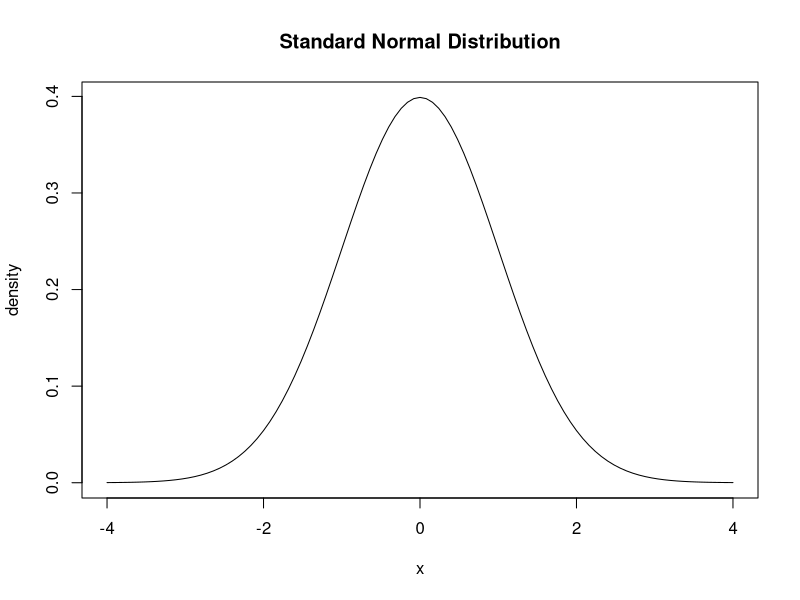
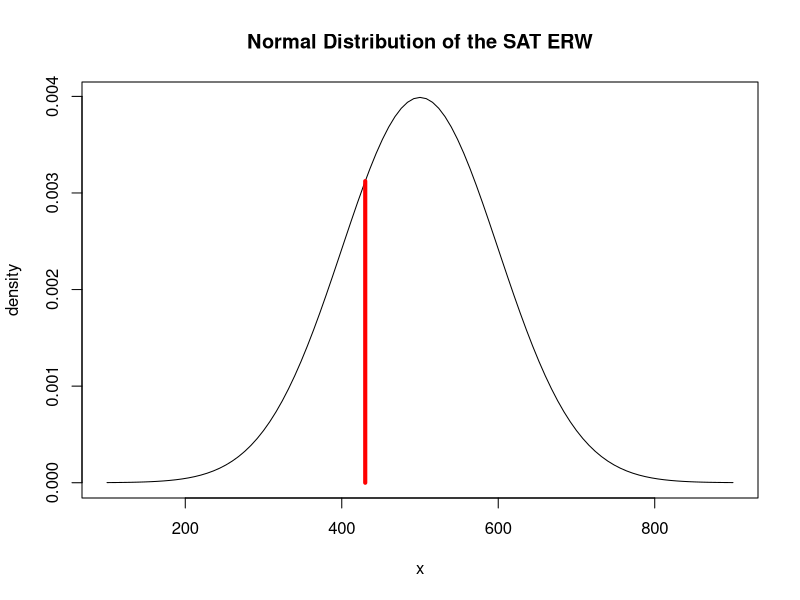
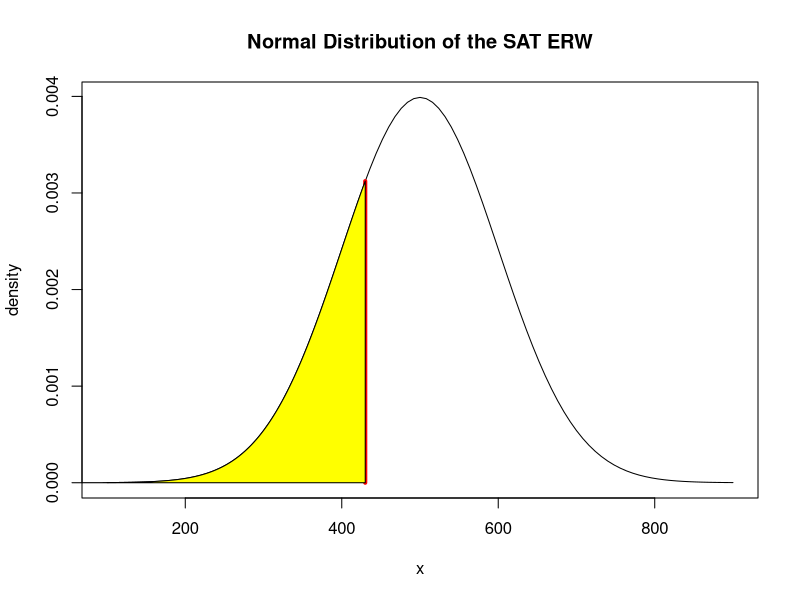
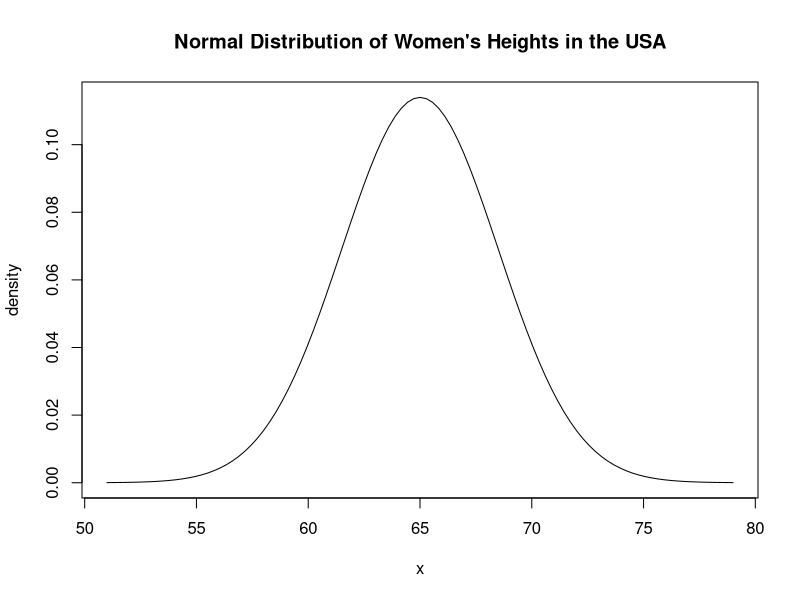
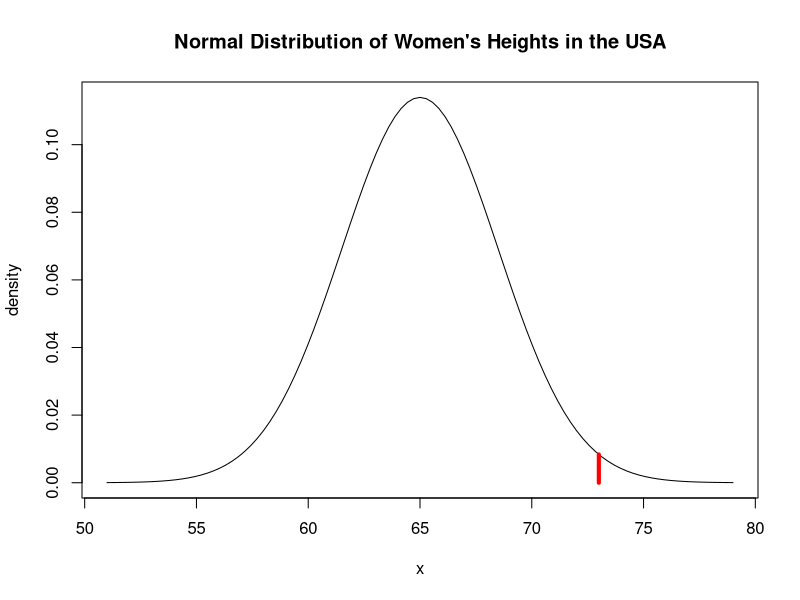

Write R code to recreate these figures, in order.
## ---- chunk 1
knitr::opts_chunk$set(echo = TRUE, error=TRUE)
## ---- chunk 2
curve( dnorm(x, mean=0, sd=1),
       xlim=c(-4,4), #pick your xlims by taking  mean - 4sd and mean +4sd
       main="Standard Normal Distribution",
       ylab="density")

## ---- chunk 3


## ---- chunk 4
#draw the Normal distribution
curve( dnorm(x, mean=500, sd=100),
       xlim=c( 100, 900),  #pick your xlim by taking the mean - 4sd and mean +4sd
       main="Normal Distribution of the SAT ERW",
       ylab="density")

#add a segment at our value of note
segments( 430, 0,
          430, dnorm(430, mean=500, sd=100), 
          #these are the coordinates (430,0) and (430, f(430) ) 
          col = "red",
          lwd = 4)

## ---- chunk 5
#draw the Normal distribution
curve( dnorm(x, mean=500, sd=100),
       xlim=c( 100, 900),  #pick your xlim by taking the mean - 4sd and mean +4sd
       main="Normal Distribution of the SAT ERW",
       ylab="density")

#draw segment for our value of note
segments( 430, 0,
          430, dnorm(430, mean=500, sd=100), 
          #these are the coordinates (430,0) and (430, f(430) ) 
          col = "red",
          lwd = 4)

#use polygon function to shade in area to the left of segment
polygon(x=c(1, 
            seq(from=1, to=430, by=1),
            430),
        y=c(0,
            dnorm(seq(from=1, to=430, by=1),mean=500, sd=100),
            0),
        col="yellow")
## ---- chunk 6

## ---- chunk 7
pnorm( 430, mean = 500, sd = 100)
## ---- chunk 8
pnorm(550, 500, 100)
## ---- chunk 9
pnorm( 640, mean = 500, sd = 100) - pnorm( 550, mean = 500, sd = 100)
## ---- chunk 10
1 - pnorm(700, 500, 100)
## ---- chunk 11
qnorm(0.8, mean=500, sd=100)
## ---- chunk 12

## ---- chunk 13

## ---- chunk 14
rnorm(300, mean=500, sd=100)
## ---- chunk 15
round( rnorm(300, mean=500, sd=100), -1)
## ---- chunk 16
curve(dnorm(x, mean=65, sd=3.5),
       xlim=c(51, 79),
       main="Normal Distribution of Women's Heights in the USA",
       ylab="density")
## ---- chunk 17
curve(dnorm(x, mean=65, sd=3.5),
       xlim=c(51, 79),
       main="Normal Distribution of Women's Heights in the USA",
       ylab="density")

#draw segment for our value of note
segments( 73, 0,
          73, dnorm(73, mean=65, sd=3.5), 
          col = "red",
          lwd = 4)
## ---- chunk 18
pnorm(73, mean=65, sd=3.5)
## ---- chunk 19
pnorm(70, mean=65, sd=3.5) - pnorm(63, mean=65, sd=3.5)
## ---- chunk 20
qnorm(0.9, mean=65, sd=3.5)
## ---- chunk 21
rnorm(100, mean=65, sd=3.5)
